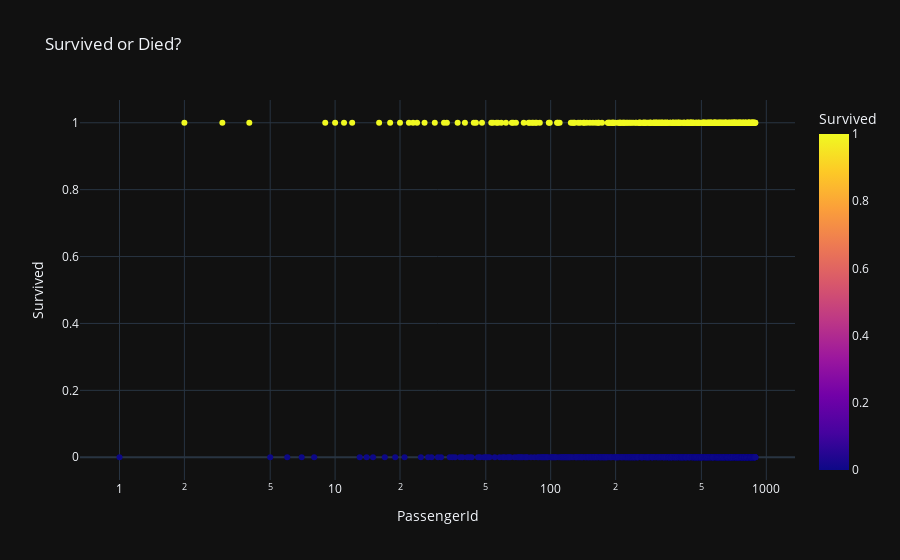

Source (notebook cell):
### Markdown cell above
This shows an estimate of the output, so not exact. 1 Shows if the person had survived, while 0 shows that person died.

### Code cell
for template in ["plotly_dark"]:
    fig = px.scatter(df,
                     x="PassengerId", # x축에는 승객 ID(PassengerId)를 설정
                     y="Survived", # y축에는 생존 여부(Survived)를 설정
                     color="Survived", # 생존 여부에 따라 색상을 다르게 설정
                     log_x=True, # x축을 로그 스케일로 설정하여 데이터의 분포를 개선
                     size_max=20, # 점의 최대 크기를 20으로 설정
                     template=template, # 지정한 템플릿을 사용하여 그래프 스타일을 설정
                     title="Survived or Died?") # 그래프의 제목을 설정
    fig.show()

### Figure 1 — Plotly figure (JSON) as saved in the notebook; plotly's stock layout.template omitted (floating-point values rounded to 4 significant figures; data arrays with more than 128 entries replaced by an {"elided": "..."} marker saying what was removed)
{"data": [{"hoverlabel": {"namelength": 0}, "hovertemplate": "PassengerId=%{x}<br>Survived=%{marker.color}", "legendgroup": "", "marker": {"color": {"elided": "891 int values"}, "coloraxis": "coloraxis", "symbol": "circle"}, "mode": "markers", "name": "", "showlegend": false, "type": "scatter", "x": {"elided": "891 int values"}, "xaxis": "x", "y": {"elided": "891 int values"}, "yaxis": "y"}], "layout": {"coloraxis": {"colorbar": {"title": {"text": "Survived"}}, "colorscale": [[0, "#0d0887"], [0.1111, "#46039f"], [0.2222, "#7201a8"], [0.3333, "#9c179e"], [0.4444, "#bd3786"], [0.5556, "#d8576b"], [0.6667, "#ed7953"], [0.7778, "#fb9f3a"], [0.8889, "#fdca26"], [1, "#f0f921"]]}, "legend": {"tracegroupgap": 0}, "title": {"text": "Survived or Died?"}, "xaxis": {"anchor": "y", "domain": [0, 1], "title": {"text": "PassengerId"}, "type": "log", "range": [-0.1792, 3.129], "autorange": true}, "yaxis": {"anchor": "x", "domain": [0, 1], "title": {"text": "Survived"}, "type": "linear", "range": [-0.07325, 1.073], "autorange": true}, "autosize": true}}
